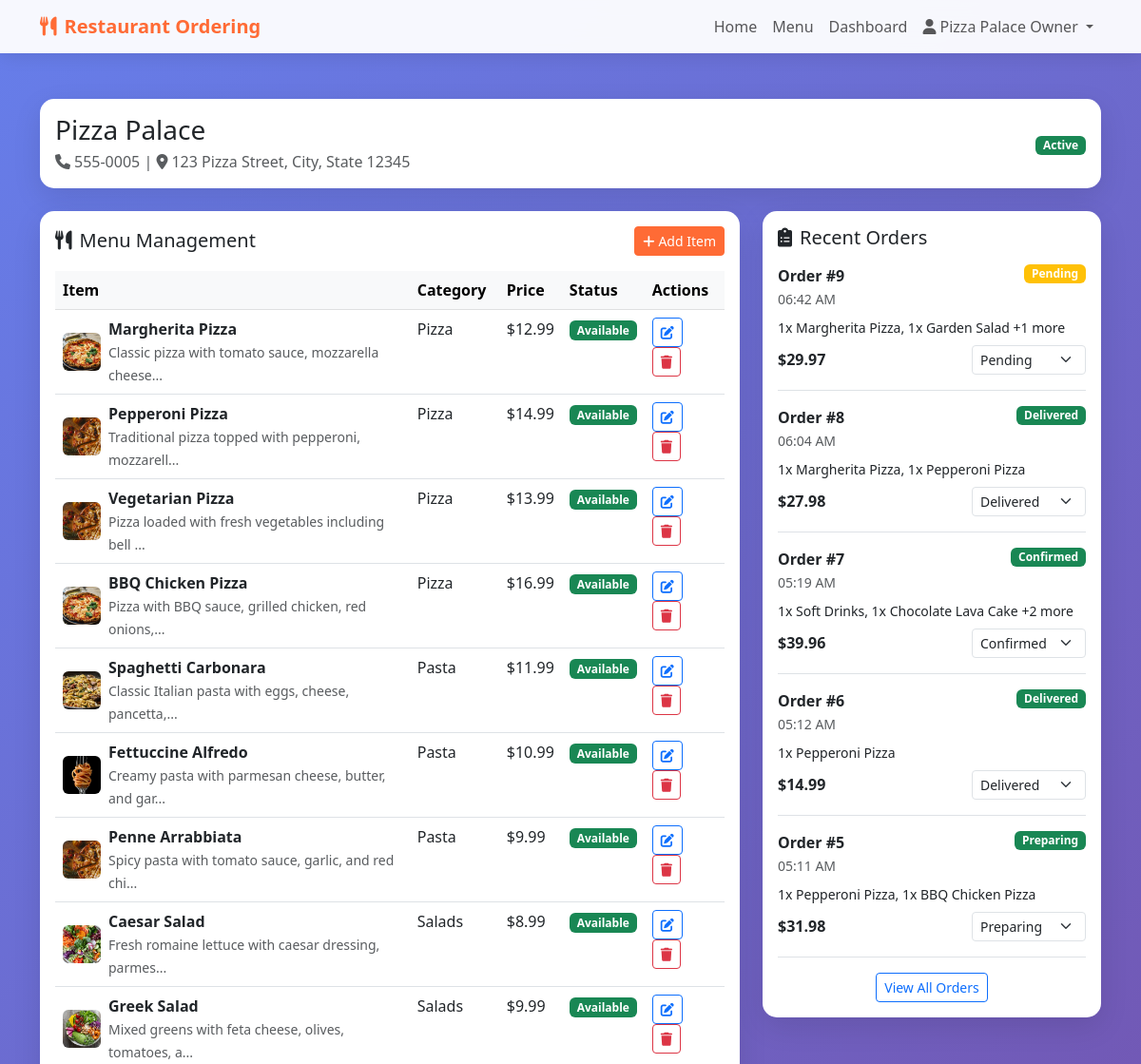
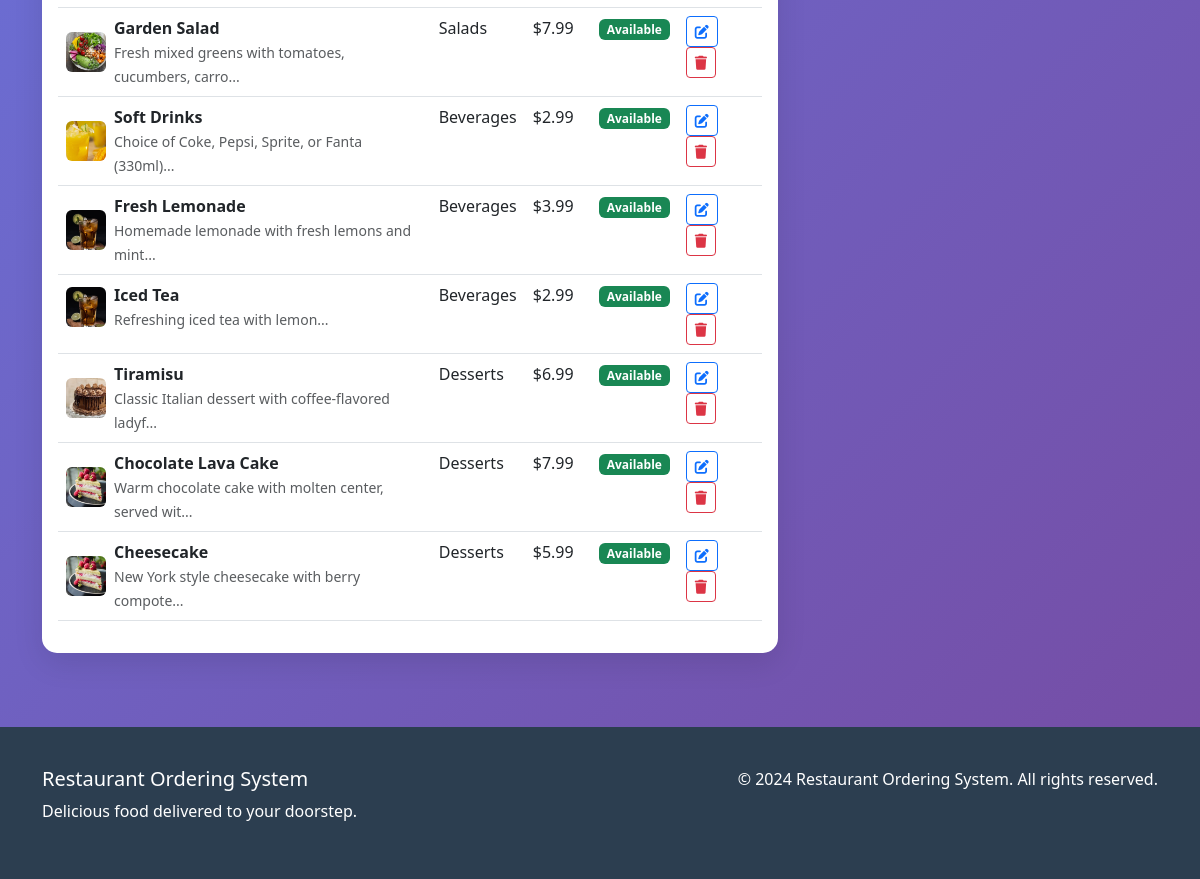
/restaurant_dashboard (signed in), run on the app's committed database (2 pictures, top to bottom).
### app.py (models this page shows)
class User(UserMixin, db.Model):
    id = db.Column(db.Integer, primary_key=True)
    name = db.Column(db.String(100), nullable=False)
    email = db.Column(db.String(120), unique=True, nullable=False)
    phone = db.Column(db.String(20), nullable=False)
    address = db.Column(db.Text, nullable=False)
    password_hash = db.Column(db.String(255), nullable=False)
    user_type = db.Column(db.String(20), default='customer')
    created_at = db.Column(db.DateTime, default=datetime.utcnow)
    orders = db.relationship('Order', backref='user', lazy=True)

class Restaurant(db.Model):
    id = db.Column(db.Integer, primary_key=True)
    name = db.Column(db.String(100), nullable=False)
    contact = db.Column(db.String(20), nullable=False)
    location = db.Column(db.Text, nullable=False)
    user_id = db.Column(db.Integer, db.ForeignKey('user.id'), nullable=False)
    categories = db.relationship('Category', backref='restaurant', lazy=True)
    menu_items = db.relationship('MenuItem', backref='restaurant', lazy=True)

class MenuItem(db.Model):
    id = db.Column(db.Integer, primary_key=True)
    name = db.Column(db.String(100), nullable=False)
    description = db.Column(db.Text, nullable=False)
    price = db.Column(db.Float, nullable=False)
    image = db.Column(db.String(255))
    is_available = db.Column(db.Boolean, default=True)
    is_vegetarian = db.Column(db.Boolean, default=False)
    category_id = db.Column(db.Integer, db.ForeignKey('category.id'), nullable=False)
    restaurant_id = db.Column(db.Integer, db.ForeignKey('restaurant.id'), nullable=False)
    order_items = db.relationship('OrderItem', backref='menu_item', lazy=True)

class Category(db.Model):
    id = db.Column(db.Integer, primary_key=True)
    name = db.Column(db.String(50), nullable=False)
    restaurant_id = db.Column(db.Integer, db.ForeignKey('restaurant.id'), nullable=False)
    menu_items = db.relationship('MenuItem', backref='category', lazy=True)

class Order(db.Model):
    id = db.Column(db.Integer, primary_key=True)
    user_id = db.Column(db.Integer, db.ForeignKey('user.id'), nullable=False)
    restaurant_id = db.Column(db.Integer, db.ForeignKey('restaurant.id'), nullable=False)
    total_amount = db.Column(db.Float, nullable=False)
    status = db.Column(db.String(20), default='pending')  # pending, confirmed, preparing, dispatched, delivered
    delivery_address = db.Column(db.Text, nullable=False)
    created_at = db.Column(db.DateTime, default=datetime.utcnow)
    order_items = db.relationship('OrderItem', backref='order', lazy=True)
    restaurant = db.relationship('Restaurant', backref='orders', lazy=True)

class OrderItem(db.Model):
    id = db.Column(db.Integer, primary_key=True)
    order_id = db.Column(db.Integer, db.ForeignKey('order.id'), nullable=False)
    menu_item_id = db.Column(db.Integer, db.ForeignKey('menu_item.id'), nullable=False)
    quantity = db.Column(db.Integer, nullable=False)
    price = db.Column(db.Float, nullable=False)

### app.py (the view)
@app.route('/restaurant_dashboard')
@login_required
def restaurant_dashboard():
    if current_user.user_type != 'restaurant':
        flash('Access denied!', 'error')
        return redirect(url_for('index'))
    restaurant = Restaurant.query.filter_by(user_id=current_user.id).first()
    if not restaurant:
        flash('Restaurant profile not found!', 'error')
        return redirect(url_for('index'))
    categories = Category.query.filter_by(restaurant_id=restaurant.id).all()
    menu_items = MenuItem.query.filter_by(restaurant_id=restaurant.id).all()
    orders = Order.query.filter_by(restaurant_id=restaurant.id).order_by(Order.created_at.desc()).all()
    return render_template('restaurant_dashboard.html',
                         restaurant=restaurant, categories=categories,
                         menu_items=menu_items, orders=orders)

### app.py (called while the page is built)
@login_manager.user_loader
def load_user(user_id):
    return User.query.get(int(user_id))

### templates/restaurant_dashboard.html (shortened to what this page needs)
{% extends "base.html" %}
{% block content %}
<div class="container my-5">
    <div class="row mb-4">
        <div class="col-12">
            <div class="card">
                <div class="card-body">
                    <div class="d-flex justify-content-between align-items-center">
                        <div>
                            <h3 class="card-title mb-1">{{ restaurant.name }}</h3>
                            <p class="text-muted mb-0">
                                <i class="fas fa-phone me-1"></i>{{ restaurant.contact }} |
                                <i class="fas fa-map-marker-alt me-1"></i>{{ restaurant.location }}
                            </p>
                        </div>
                        <div class="text-end">
                            <span class="badge bg-success">Active</span>
                        </div>
                    </div>
                </div>
            </div>
        </div>
    </div>
    <div class="row">
        <div class="col-lg-8">
            <div class="card mb-4">
                <div class="card-body">
                    <div class="d-flex justify-content-between align-items-center mb-3">
                        <h5 class="card-title mb-0">
                            <i class="fas fa-utensils me-2"></i>Menu Management
                        </h5>
                        <button class="btn btn-primary btn-sm" data-bs-toggle="modal" data-bs-target="#addMenuItemModal">
                            <i class="fas fa-plus me-1"></i>Add Item
                        </button>
                    </div>
                    {% if menu_items %}
                        <div class="table-responsive">
                            <table class="table table-hover">
                                <thead class="table-light">
                                    <tr>
                                        <th>Item</th>
                                        <th>Category</th>
                                        <th>Price</th>
                                        <th>Status</th>
                                        <th>Actions</th>
                                    </tr>
                                </thead>
                                <tbody>
                                    {% for item in menu_items %}
                                    <tr>
                                        <td>
                                            <div class="d-flex align-items-center">
                                                {% if item.image %}
                                                <img src="{{ url_for('static', filename=item.image) }}" class="rounded me-2" style="width: 40px; height: 40px; object-fit: cover;">
                                                {% else %}
                                                <div class="bg-light rounded me-2 d-flex align-items-center justify-content-center" style="width: 40px; height: 40px;">
                                                    <i class="fas fa-utensils text-muted"></i>
                                                </div>
                                                {% endif %}
                                                <div>
                                                    <strong>{{ item.name }}</strong>
                                                    <br>
                                                    <small class="text-muted">{{ item.description[:50] }}...</small>
                                                </div>
                                            </div>
                                        </td>
                                        <td>{{ item.category.name }}</td>
                                        <td>${{ "%.2f"|format(item.price) }}</td>
                                        <td>
                                            <span class="badge bg-{{ 'success' if item.is_available else 'danger' }}">
                                                {{ 'Available' if item.is_available else 'Out of Stock' }}
                                            </span>
                                        </td>
                                        <td>
                                            <button class="btn btn-sm btn-outline-primary me-1">
                                                <i class="fas fa-edit"></i>
                                            </button>
                                            <button class="btn btn-sm btn-outline-danger">
                                                <i class="fas fa-trash"></i>
                                            </button>
                                        </td>
                                    </tr>
                                    {% endfor %}
                                </tbody>
                            </table>
                        </div>
                    {% endif %}
                </div>
            </div>
        </div>
        <div class="col-lg-4">
            <div class="card">
                <div class="card-body">
                    <h5 class="card-title mb-3">
                        <i class="fas fa-clipboard-list me-2"></i>Recent Orders
                    </h5>
                    {% if orders %}
                        {% for order in orders[:5] %}
                        <div class="border-bottom pb-3 mb-3">
                            <div class="d-flex justify-content-between align-items-start mb-2">
                                <div>
                                    <strong>Order #{{ order.id }}</strong>
                                    <br>
                                    <small class="text-muted">{{ order.created_at.strftime('%I:%M %p') }}</small>
                                </div>
                                <span class="badge bg-{{ 'warning' if order.status == 'pending' else 'success' }}">
                                    {{ order.status.title() }}
                                </span>
                            </div>
                            <p class="mb-2 small">
                                {% for item in order.order_items[:2] %}
                                    {{ item.quantity }}x {{ item.menu_item.name }}{% if not loop.last %}, {% endif %}
                                {% endfor %}
                                {% if order.order_items|length > 2 %}
                                    +{{ order.order_items|length - 2 }} more
                                {% endif %}
                            </p>
                            <div class="d-flex justify-content-between align-items-center">
                                <span class="fw-bold">${{ "%.2f"|format(order.total_amount) }}</span>
                                <form method="POST" action="{{ url_for('update_order_status') }}" class="d-inline" id="statusForm{{ order.id }}">
                                    <select name="status" class="form-select form-select-sm" style="width: auto;"
                                            onchange="updateOrderStatus({{ order.id }}, this.value)">
                                        <option value="pending" {{ 'selected' if order.status == 'pending' }}>Pending</option>
                                        <option value="confirmed" {{ 'selected' if order.status == 'confirmed' }}>Confirmed</option>
                                        <option value="preparing" {{ 'selected' if order.status == 'preparing' }}>Preparing</option>
                                        <option value="delivered" {{ 'selected' if order.status == 'delivered' }}>Delivered</option>
                                    </select>
                                </form>
                            </div>
                        </div>
                        {% endfor %}
                        {% if orders|length > 5 %}
                        <div class="text-center">
                            <a href="#" class="btn btn-outline-primary btn-sm">View All Orders</a>
                        </div>
                        {% endif %}
                    {% else %}
                        <div class="text-center py-4">
                            <i class="fas fa-clipboard-list fa-3x text-muted mb-3"></i>
                            <h6 class="text-muted">No orders yet</h6>
                            <p class="text-muted small">Orders will appear here when customers place them.</p>
                        </div>
                    {% endif %}
                </div>
            </div>
        </div>
    </div>
</div>
{% endblock %}

### templates/base.html (shortened to what this page needs)
<!DOCTYPE html>
<html lang="en">
<head>
    <link href="https://cdn.jsdelivr.net/npm/bootstrap@5.3.0/dist/css/bootstrap.min.css" rel="stylesheet">
    <link href="https://cdnjs.cloudflare.com/ajax/libs/font-awesome/6.0.0/css/all.min.css" rel="stylesheet">
</head>
<body>
    <nav class="navbar navbar-expand-lg navbar-light">
        <div class="container">
            <a class="navbar-brand" href="{{ url_for('index') }}">
                <i class="fas fa-utensils me-2"></i>Restaurant Ordering
            </a>
            <div class="collapse navbar-collapse" id="navbarNav">
                <ul class="navbar-nav ms-auto">
                    <li class="nav-item">
                        <a class="nav-link" href="{{ url_for('index') }}">Home</a>
                    </li>
                    <li class="nav-item">
                        <a class="nav-link" href="{{ url_for('menu') }}">Menu</a>
                    </li>
                    {% if current_user.is_authenticated %}
                        {% if current_user.user_type == 'customer' %}
                            <li class="nav-item">
                                <a class="nav-link" href="{{ url_for('cart') }}">
                                    <i class="fas fa-shopping-cart"></i> Cart
                                </a>
                            </li>
                            <li class="nav-item">
                                <a class="nav-link" href="{{ url_for('order_history') }}">Orders</a>
                            </li>
                        {% elif current_user.user_type == 'restaurant' %}
                            <li class="nav-item">
                                <a class="nav-link" href="{{ url_for('restaurant_dashboard') }}">Dashboard</a>
                            </li>
                        {% elif current_user.user_type == 'admin' %}
                            <li class="nav-item">
                                <a class="nav-link" href="{{ url_for('admin_dashboard') }}">Admin</a>
                            </li>
                        {% endif %}
                        <li class="nav-item dropdown">
                            <a class="nav-link dropdown-toggle" href="#" id="navbarDropdown" role="button" data-bs-toggle="dropdown">
                                <i class="fas fa-user"></i> {{ current_user.name }}
                            </a>
                        </li>
                    {% endif %}
                </ul>
            </div>
        </div>
    </nav>
    <main>
        {% block content %}{% endblock %}
    </main>
    <footer class="footer">
        <div class="container">
            <div class="row">
                <div class="col-md-6">
                    <h5>Restaurant Ordering System</h5>
                    <p>Delicious food delivered to your doorstep.</p>
                </div>
                <div class="col-md-6 text-md-end">
                    <p>&copy; 2024 Restaurant Ordering System. All rights reserved.</p>
                </div>
            </div>
        </div>
    </footer>
</body>
</html>

### templates/base.html (style rules this page uses)
:root { --primary-color: #ff6b35; --secondary-color: #f7931e; --accent-color: #ffd23f; --dark-color: #2c3e50; --light-color: #ecf0f1; }
body { font-family: 'Segoe UI', Tahoma, Geneva, Verdana, sans-serif; background: linear-gradient(135deg, #667eea 0%, #764ba2 100%); min-height: 100vh; }
.navbar { background: rgba(255, 255, 255, 0.95) !important; backdrop-filter: blur(10px); box-shadow: 0 2px 20px rgba(0,0,0,0.1); }
.navbar-brand { font-weight: bold; color: var(--primary-color) !important; }
.btn-primary { background: var(--primary-color); border-color: var(--primary-color); }
.card { border: none; border-radius: 15px; box-shadow: 0 10px 30px rgba(0,0,0,0.1); transition: transform 0.3s ease; }
.footer { background: var(--dark-color); color: white; padding: 40px 0; margin-top: 50px; }

### data on the page
User: name "Pizza Palace Owner"
Restaurant: name "Pizza Palace", contact "555-0005", location "123 Pizza Street, City, State 12345"
MenuItem: image (picture), name "Margherita Pizza", description "Classic pizza with tomato sauce, mozzarella cheese", category.name "Pizza", price "12.99", is_available "Available"
MenuItem: image (picture), name "Pepperoni Pizza", description "Traditional pizza topped with pepperoni, mozzarell", category.name "Pizza", price "14.99", is_available "Available"
MenuItem: image (picture), name "Vegetarian Pizza", description "Pizza loaded with fresh vegetables including bell", category.name "Pizza", price "13.99", is_available "Available"
MenuItem: image (picture), name "BBQ Chicken Pizza", description "Pizza with BBQ sauce, grilled chicken, red onions,", category.name "Pizza", price "16.99", is_available "Available"
MenuItem: image (picture), name "Spaghetti Carbonara", description "Classic Italian pasta with eggs, cheese, pancetta,", category.name "Pasta", price "11.99", is_available "Available"
MenuItem: image (picture), name "Fettuccine Alfredo", description "Creamy pasta with parmesan cheese, butter, and gar", category.name "Pasta", price "10.99", is_available "Available"
MenuItem: image (picture), name "Penne Arrabbiata", description "Spicy pasta with tomato sauce, garlic, and red chi", category.name "Pasta", price "9.99", is_available "Available"
MenuItem: image (picture), name "Caesar Salad", description "Fresh romaine lettuce with caesar dressing, parmes", category.name "Salads", price "8.99", is_available "Available"
MenuItem: image (picture), name "Greek Salad", description "Mixed greens with feta cheese, olives, tomatoes, a", category.name "Salads", price "9.99", is_available "Available"
MenuItem: image (picture), name "Garden Salad", description "Fresh mixed greens with tomatoes, cucumbers, carro", category.name "Salads", price "7.99", is_available "Available"
MenuItem: image (picture), name "Soft Drinks", description "Choice of Coke, Pepsi, Sprite, or Fanta (330ml)", category.name "Beverages", price "2.99", is_available "Available"
MenuItem: image (picture), name "Fresh Lemonade", description "Homemade lemonade with fresh lemons and mint", category.name "Beverages", price "3.99", is_available "Available"
MenuItem: image (picture), name "Iced Tea", description "Refreshing iced tea with lemon", category.name "Beverages", price "2.99", is_available "Available"
MenuItem: image (picture), name "Tiramisu", description "Classic Italian dessert with coffee-flavored ladyf", category.name "Desserts", price "6.99", is_available "Available"
MenuItem: image (picture), name "Chocolate Lava Cake", description "Warm chocolate cake with molten center, served wit", category.name "Desserts", price "7.99", is_available "Available"
MenuItem: image (picture), name "Cheesecake", description "New York style cheesecake with berry compote", category.name "Desserts", price "5.99", is_available "Available"
Order: id "9", created_at "06:42 AM", status "Pending", order_items|length "1", total_amount "29.97"
OrderItem: quantity "1", menu_item.name "Margherita Pizza"
OrderItem: quantity "1", menu_item.name "Garden Salad"
Order: id "8", created_at "06:04 AM", status "Delivered", total_amount "27.98"
OrderItem: quantity "1", menu_item.name "Margherita Pizza"
OrderItem: quantity "1", menu_item.name "Pepperoni Pizza"
Order: id "7", created_at "05:19 AM", status "Confirmed", order_items|length "2", total_amount "39.96"
OrderItem: quantity "1", menu_item.name "Soft Drinks"
OrderItem: quantity "1", menu_item.name "Chocolate Lava Cake"
Order: id "6", created_at "05:12 AM", status "Delivered", total_amount "14.99"
OrderItem: quantity "1", menu_item.name "Pepperoni Pizza"
Order: id "5", created_at "05:11 AM", status "Preparing", total_amount "31.98"
OrderItem: quantity "1", menu_item.name "Pepperoni Pizza"
OrderItem: quantity "1", menu_item.name "BBQ Chicken Pizza"
